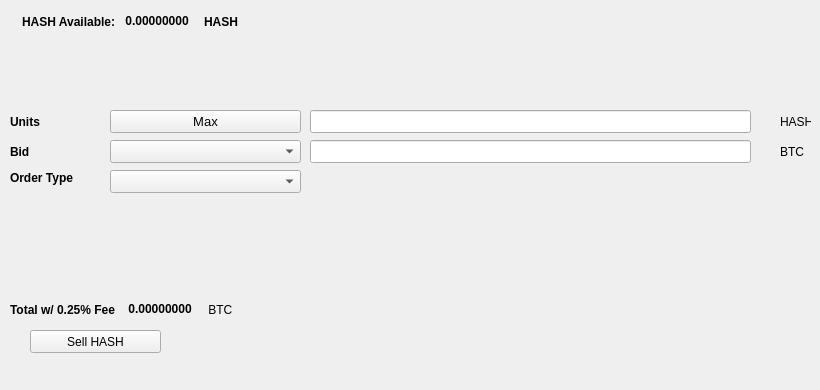
   <widget class="QWidget" name="SellTab">
    <attribute name="title">
     <string>Sell</string>
    </attribute>
    <widget class="QLabel" name="label_16">
     <property name="geometry">
      <rect>
       <x>780</x>
       <y>140</y>
       <width>31</width>
       <height>23</height>
      </rect>
     </property>
     <property name="text">
      <string>BTC</string>
     </property>
    </widget>
    <widget class="QComboBox" name="SellBidcomboBox">
     <property name="geometry">
      <rect>
       <x>110</x>
       <y>140</y>
       <width>191</width>
       <height>23</height>
      </rect>
     </property>
     <property name="font">
      <font>
       <pointsize>10</pointsize>
      </font>
     </property>
    </widget>
    <widget class="QLabel" name="label_18">
     <property name="geometry">
      <rect>
       <x>10</x>
       <y>110</y>
       <width>46</width>
       <height>23</height>
      </rect>
     </property>
     <property name="font">
      <font>
       <weight>75</weight>
       <bold>true</bold>
      </font>
     </property>
     <property name="text">
      <string>Units</string>
     </property>
    </widget>
    <widget class="QPushButton" name="Sell_Max_Amount">
     <property name="geometry">
      <rect>
       <x>110</x>
       <y>110</y>
       <width>191</width>
       <height>23</height>
      </rect>
     </property>
     <property name="font">
      <font>
       <pointsize>10</pointsize>
      </font>
     </property>
     <property name="text">
      <string>Max</string>
     </property>
    </widget>
    <widget class="QLabel" name="label_20">
     <property name="geometry">
      <rect>
       <x>10</x>
       <y>170</y>
       <width>91</width>
       <height>16</height>
      </rect>
     </property>
     <property name="font">
      <font>
       <weight>75</weight>
       <bold>true</bold>
      </font>
     </property>
     <property name="text">
      <string>Order Type</string>
     </property>
    </widget>
    <widget class="QComboBox" name="SellOrdertypeCombo">
     <property name="geometry">
      <rect>
       <x>110</x>
       <y>170</y>
       <width>191</width>
       <height>23</height>
      </rect>
     </property>
     <property name="font">
      <font>
       <pointsize>10</pointsize>
      </font>
     </property>
    </widget>
    <widget class="QLabel" name="label_21">
     <property name="geometry">
      <rect>
       <x>10</x>
       <y>140</y>
       <width>46</width>
       <height>23</height>
      </rect>
     </property>
     <property name="font">
      <font>
       <weight>75</weight>
       <bold>true</bold>
      </font>
     </property>
     <property name="text">
      <string>Bid</string>
     </property>
    </widget>
    <widget class="QLabel" name="label_22">
     <property name="geometry">
      <rect>
       <x>780</x>
       <y>110</y>
       <width>31</width>
       <height>23</height>
      </rect>
     </property>
     <property name="text">
      <string>HASH</string>
     </property>
    </widget>
    <widget class="QLineEdit" name="UnitsInputHASH">
     <property name="geometry">
      <rect>
       <x>310</x>
       <y>110</y>
       <width>441</width>
       <height>23</height>
      </rect>
     </property>
     <property name="font">
      <font>
       <pointsize>9</pointsize>
       <weight>75</weight>
       <bold>true</bold>
      </font>
     </property>
    </widget>
    <widget class="QLineEdit" name="SellBidPriceEdit">
     <property name="geometry">
      <rect>
       <x>310</x>
       <y>140</y>
       <width>441</width>
       <height>23</height>
      </rect>
     </property>
     <property name="font">
      <font>
       <pointsize>9</pointsize>
       <weight>75</weight>
       <bold>true</bold>
      </font>
     </property>
    </widget>
    <widget class="QPushButton" name="SellHASHBTN">
     <property name="geometry">
      <rect>
       <x>30</x>
       <y>330</y>
       <width>131</width>
       <height>23</height>
      </rect>
     </property>
     <property name="text">
      <string>Sell HASH</string>
     </property>
     <property name="icon">
      <iconset resource="../hash">
       <normaloff>:/icons/bitcoin</normaloff>:/icons/bitcoin</iconset>
     </property>
    </widget>
    <widget class="QWidget" name="layoutWidget3">
     <property name="geometry">
      <rect>
       <x>22</x>
       <y>12</y>
       <width>258</width>
       <height>19</height>
      </rect>
     </property>
     <layout class="QHBoxLayout" name="horizontalLayout">
      <item>
       <widget class="QLabel" name="label232_2">
        <property name="font">
         <font>
          <weight>75</weight>
          <bold>true</bold>
         </font>
        </property>
        <property name="text">
         <string>HASH Available:</string>
        </property>
       </widget>
      </item>
      <item>
       <widget class="QLabel" name="HASHAvailableLabel">
        <property name="palette">
         <palette>
          <active>
           <colorrole role="WindowText">
            <brush brushstyle="SolidPattern">
             <color alpha="255">
              <red>0</red>
              <green>0</green>
              <blue>0</blue>
             </color>
            </brush>
           </colorrole>
           <colorrole role="Button">
            <brush brushstyle="SolidPattern">
             <color alpha="255">
              <red>0</red>
              <green>170</green>
              <blue>0</blue>
             </color>
            </brush>
           </colorrole>
           <colorrole role="Light">
            <brush brushstyle="SolidPattern">
             <color alpha="255">
              <red>0</red>
              <green>255</green>
              <blue>0</blue>
             </color>
            </brush>
           </colorrole>
           <colorrole role="Midlight">
            <brush brushstyle="SolidPattern">
             <color alpha="255">
              <red>0</red>
              <green>212</green>
              <blue>0</blue>
             </color>
            </brush>
           </colorrole>
           <colorrole role="Dark">
            <brush brushstyle="SolidPattern">
             <color alpha="255">
              <red>0</red>
              <green>85</green>
              <blue>0</blue>
             </color>
            </brush>
           </colorrole>
           <colorrole role="Mid">
            <brush brushstyle="SolidPattern">
             <color alpha="255">
              <red>0</red>
              <green>113</green>
              <blue>0</blue>
             </color>
            </brush>
           </colorrole>
           <colorrole role="Text">
            <brush brushstyle="SolidPattern">
             <color alpha="255">
              <red>0</red>
              <green>170</green>
              <blue>0</blue>
             </color>
            </brush>
           </colorrole>
           <colorrole role="BrightText">
            <brush brushstyle="SolidPattern">
             <color alpha="255">
              <red>255</red>
              <green>255</green>
              <blue>255</blue>
             </color>
            </brush>
           </colorrole>
           <colorrole role="ButtonText">
            <brush brushstyle="SolidPattern">
             <color alpha="255">
              <red>0</red>
              <green>0</green>
              <blue>0</blue>
             </color>
            </brush>
           </colorrole>
           <colorrole role="Base">
            <brush brushstyle="SolidPattern">
             <color alpha="255">
              <red>255</red>
              <green>255</green>
              <blue>255</blue>
             </color>
            </brush>
           </colorrole>
           <colorrole role="Window">
            <brush brushstyle="SolidPattern">
             <color alpha="255">
              <red>0</red>
              <green>170</green>
              <blue>0</blue>
             </color>
            </brush>
           </colorrole>
           <colorrole role="Shadow">
            <brush brushstyle="SolidPattern">
             <color alpha="255">
              <red>0</red>
              <green>0</green>
              <blue>0</blue>
             </color>
            </brush>
           </colorrole>
           <colorrole role="AlternateBase">
            <brush brushstyle="SolidPattern">
             <color alpha="255">
              <red>127</red>
              <green>212</green>
              <blue>127</blue>
             </color>
            </brush>
           </colorrole>
           <colorrole role="ToolTipBase">
            <brush brushstyle="SolidPattern">
             <color alpha="255">
              <red>255</red>
              <green>255</green>
              <blue>220</blue>
             </color>
            </brush>
           </colorrole>
           <colorrole role="ToolTipText">
            <brush brushstyle="SolidPattern">
             <color alpha="255">
              <red>0</red>
              <green>0</green>
              <blue>0</blue>
             </color>
            </brush>
           </colorrole>
          </active>
          <inactive>
           <colorrole role="WindowText">
            <brush brushstyle="SolidPattern">
             <color alpha="255">
              <red>0</red>
              <green>0</green>
              <blue>0</blue>
             </color>
            </brush>
           </colorrole>
           <colorrole role="Button">
            <brush brushstyle="SolidPattern">
             <color alpha="255">
              <red>0</red>
              <green>170</green>
              <blue>0</blue>
             </color>
            </brush>
           </colorrole>
           <colorrole role="Light">
            <brush brushstyle="SolidPattern">
             <color alpha="255">
              <red>0</red>
              <green>255</green>
              <blue>0</blue>
             </color>
            </brush>
           </colorrole>
           <colorrole role="Midlight">
            <brush brushstyle="SolidPattern">
             <color alpha="255">
              <red>0</red>
              <green>212</green>
              <blue>0</blue>
             </color>
            </brush>
           </colorrole>
           <colorrole role="Dark">
            <brush brushstyle="SolidPattern">
             <color alpha="255">
              <red>0</red>
              <green>85</green>
              <blue>0</blue>
             </color>
            </brush>
           </colorrole>
           <colorrole role="Mid">
            <brush brushstyle="SolidPattern">
             <color alpha="255">
              <red>0</red>
              <green>113</green>
              <blue>0</blue>
             </color>
            </brush>
           </colorrole>
           <colorrole role="Text">
            <brush brushstyle="SolidPattern">
             <color alpha="255">
              <red>0</red>
              <green>170</green>
              <blue>0</blue>
             </color>
            </brush>
           </colorrole>
           <colorrole role="BrightText">
            <brush brushstyle="SolidPattern">
             <color alpha="255">
              <red>255</red>
              <green>255</green>
              <blue>255</blue>
             </color>
            </brush>
           </colorrole>
           <colorrole role="ButtonText">
            <brush brushstyle="SolidPattern">
             <color alpha="255">
              <red>0</red>
              <green>0</green>
              <blue>0</blue>
             </color>
            </brush>
           </colorrole>
           <colorrole role="Base">
            <brush brushstyle="SolidPattern">
             <color alpha="255">
              <red>255</red>
              <green>255</green>
              <blue>255</blue>
             </color>
            </brush>
           </colorrole>
           <colorrole role="Window">
            <brush brushstyle="SolidPattern">
             <color alpha="255">
              <red>0</red>
              <green>170</green>
              <blue>0</blue>
             </color>
            </brush>
           </colorrole>
           <colorrole role="Shadow">
            <brush brushstyle="SolidPattern">
             <color alpha="255">
              <red>0</red>
              <green>0</green>
              <blue>0</blue>
             </color>
            </brush>
           </colorrole>
           <colorrole role="AlternateBase">
            <brush brushstyle="SolidPattern">
             <color alpha="255">
              <red>127</red>
              <green>212</green>
              <blue>127</blue>
             </color>
            </brush>
           </colorrole>
           <colorrole role="ToolTipBase">
            <brush brushstyle="SolidPattern">
             <color alpha="255">
              <red>255</red>
              <green>255</green>
              <blue>220</blue>
             </color>
            </brush>
           </colorrole>
           <colorrole role="ToolTipText">
            <brush brushstyle="SolidPattern">
             <color alpha="255">
              <red>0</red>
              <green>0</green>
              <blue>0</blue>
             </color>
            </brush>
           </colorrole>
          </inactive>
          <disabled>
           <colorrole role="WindowText">
            <brush brushstyle="SolidPattern">
             <color alpha="255">
              <red>0</red>
              <green>85</green>
              <blue>0</blue>
             </color>
            </brush>
           </colorrole>
           <colorrole role="Button">
            <brush brushstyle="SolidPattern">
             <color alpha="255">
              <red>0</red>
              <green>170</green>
              <blue>0</blue>
             </color>
            </brush>
           </colorrole>
           <colorrole role="Light">
            <brush brushstyle="SolidPattern">
             <color alpha="255">
              <red>0</red>
              <green>255</green>
              <blue>0</blue>
             </color>
            </brush>
           </colorrole>
           <colorrole role="Midlight">
            <brush brushstyle="SolidPattern">
             <color alpha="255">
              <red>0</red>
              <green>212</green>
              <blue>0</blue>
             </color>
            </brush>
           </colorrole>
           <colorrole role="Dark">
            <brush brushstyle="SolidPattern">
             <color alpha="255">
              <red>0</red>
              <green>85</green>
              <blue>0</blue>
             </color>
            </brush>
           </colorrole>
           <colorrole role="Mid">
            <brush brushstyle="SolidPattern">
             <color alpha="255">
              <red>0</red>
              <green>113</green>
              <blue>0</blue>
             </color>
            </brush>
           </colorrole>
           <colorrole role="Text">
            <brush brushstyle="SolidPattern">
             <color alpha="255">
              <red>0</red>
              <green>85</green>
              <blue>0</blue>
             </color>
            </brush>
           </colorrole>
           <colorrole role="BrightText">
            <brush brushstyle="SolidPattern">
             <color alpha="255">
              <red>255</red>
              <green>255</green>
              <blue>255</blue>
             </color>
            </brush>
           </colorrole>
           <colorrole role="ButtonText">
            <brush brushstyle="SolidPattern">
             <color alpha="255">
              <red>0</red>
              <green>85</green>
              <blue>0</blue>
             </color>
            </brush>
           </colorrole>
           <colorrole role="Base">
            <brush brushstyle="SolidPattern">
             <color alpha="255">
              <red>0</red>
              <green>170</green>
              <blue>0</blue>
             </color>
            </brush>
           </colorrole>
           <colorrole role="Window">
            <brush brushstyle="SolidPattern">
             <color alpha="255">
              <red>0</red>
              <green>170</green>
              <blue>0</blue>
             </color>
            </brush>
           </colorrole>
           <colorrole role="Shadow">
            <brush brushstyle="SolidPattern">
             <color alpha="255">
              <red>0</red>
              <green>0</green>
              <blue>0</blue>
             </color>
            </brush>
           </colorrole>
           <colorrole role="AlternateBase">
            <brush brushstyle="SolidPattern">
             <color alpha="255">
              <red>0</red>
              <green>170</green>
              <blue>0</blue>
             </color>
            </brush>
           </colorrole>
           <colorrole role="ToolTipBase">
            <brush brushstyle="SolidPattern">
             <color alpha="255">
              <red>255</red>
              <green>255</green>
              <blue>220</blue>
             </color>
            </brush>
           </colorrole>
           <colorrole role="ToolTipText">
            <brush brushstyle="SolidPattern">
             <color alpha="255">
              <red>0</red>
              <green>0</green>
              <blue>0</blue>
             </color>
            </brush>
           </colorrole>
          </disabled>
         </palette>
        </property>
        <property name="font">
         <font>
          <weight>75</weight>
          <bold>true</bold>
         </font>
        </property>
        <property name="text">
         <string> 0.00000000 </string>
        </property>
        <property name="textInteractionFlags">
         <set>Qt::LinksAccessibleByMouse|Qt::TextSelectableByKeyboard|Qt::TextSelectableByMouse</set>
        </property>
       </widget>
      </item>
      <item>
       <widget class="QLabel" name="labelHASH">
        <property name="font">
         <font>
          <weight>75</weight>
          <bold>true</bold>
         </font>
        </property>
        <property name="text">
         <string>HASH</string>
        </property>
       </widget>
      </item>
     </layout>
    </widget>
    <widget class="QWidget" name="layoutWidget">
     <property name="geometry">
      <rect>
       <x>10</x>
       <y>300</y>
       <width>268</width>
       <height>19</height>
      </rect>
     </property>
     <layout class="QHBoxLayout" name="horizontalLayout_2">
      <item>
       <widget class="QLabel" name="label_19">
        <property name="font">
         <font>
          <weight>75</weight>
          <bold>true</bold>
         </font>
        </property>
        <property name="text">
         <string>Total w/ 0.25% Fee </string>
        </property>
       </widget>
      </item>
      <item>
       <widget class="QLabel" name="SellCostLabel">
        <property name="palette">
         <palette>
          <active>
           <colorrole role="WindowText">
            <brush brushstyle="SolidPattern">
             <color alpha="255">
              <red>0</red>
              <green>0</green>
              <blue>0</blue>
             </color>
            </brush>
           </colorrole>
           <colorrole role="Button">
            <brush brushstyle="SolidPattern">
             <color alpha="255">
              <red>0</red>
              <green>170</green>
              <blue>0</blue>
             </color>
            </brush>
           </colorrole>
           <colorrole role="Light">
            <brush brushstyle="SolidPattern">
             <color alpha="255">
              <red>0</red>
              <green>255</green>
              <blue>0</blue>
             </color>
            </brush>
           </colorrole>
           <colorrole role="Midlight">
            <brush brushstyle="SolidPattern">
             <color alpha="255">
              <red>0</red>
              <green>212</green>
              <blue>0</blue>
             </color>
            </brush>
           </colorrole>
           <colorrole role="Dark">
            <brush brushstyle="SolidPattern">
             <color alpha="255">
              <red>0</red>
              <green>85</green>
              <blue>0</blue>
             </color>
            </brush>
           </colorrole>
           <colorrole role="Mid">
            <brush brushstyle="SolidPattern">
             <color alpha="255">
              <red>0</red>
              <green>113</green>
              <blue>0</blue>
             </color>
            </brush>
           </colorrole>
           <colorrole role="Text">
            <brush brushstyle="SolidPattern">
             <color alpha="255">
              <red>0</red>
              <green>170</green>
              <blue>0</blue>
             </color>
            </brush>
           </colorrole>
           <colorrole role="BrightText">
            <brush brushstyle="SolidPattern">
             <color alpha="255">
              <red>255</red>
              <green>255</green>
              <blue>255</blue>
             </color>
            </brush>
           </colorrole>
           <colorrole role="ButtonText">
            <brush brushstyle="SolidPattern">
             <color alpha="255">
              <red>0</red>
              <green>0</green>
              <blue>0</blue>
             </color>
            </brush>
           </colorrole>
           <colorrole role="Base">
            <brush brushstyle="SolidPattern">
             <color alpha="255">
              <red>255</red>
              <green>255</green>
              <blue>255</blue>
             </color>
            </brush>
           </colorrole>
           <colorrole role="Window">
            <brush brushstyle="SolidPattern">
             <color alpha="255">
              <red>0</red>
              <green>170</green>
              <blue>0</blue>
             </color>
            </brush>
           </colorrole>
           <colorrole role="Shadow">
            <brush brushstyle="SolidPattern">
             <color alpha="255">
              <red>0</red>
              <green>0</green>
              <blue>0</blue>
             </color>
            </brush>
           </colorrole>
           <colorrole role="AlternateBase">
            <brush brushstyle="SolidPattern">
             <color alpha="255">
              <red>127</red>
              <green>212</green>
              <blue>127</blue>
             </color>
            </brush>
           </colorrole>
           <colorrole role="ToolTipBase">
            <brush brushstyle="SolidPattern">
             <color alpha="255">
              <red>255</red>
              <green>255</green>
              <blue>220</blue>
             </color>
            </brush>
           </colorrole>
           <colorrole role="ToolTipText">
            <brush brushstyle="SolidPattern">
             <color alpha="255">
              <red>0</red>
              <green>0</green>
              <blue>0</blue>
             </color>
            </brush>
           </colorrole>
          </active>
          <inactive>
           <colorrole role="WindowText">
            <brush brushstyle="SolidPattern">
             <color alpha="255">
              <red>0</red>
              <green>0</green>
              <blue>0</blue>
             </color>
            </brush>
           </colorrole>
           <colorrole role="Button">
            <brush brushstyle="SolidPattern">
             <color alpha="255">
              <red>0</red>
              <green>170</green>
              <blue>0</blue>
             </color>
            </brush>
           </colorrole>
           <colorrole role="Light">
            <brush brushstyle="SolidPattern">
             <color alpha="255">
              <red>0</red>
              <green>255</green>
              <blue>0</blue>
             </color>
            </brush>
           </colorrole>
           <colorrole role="Midlight">
            <brush brushstyle="SolidPattern">
             <color alpha="255">
              <red>0</red>
              <green>212</green>
              <blue>0</blue>
             </color>
            </brush>
           </colorrole>
           <colorrole role="Dark">
            <brush brushstyle="SolidPattern">
             <color alpha="255">
              <red>0</red>
              <green>85</green>
              <blue>0</blue>
             </color>
            </brush>
           </colorrole>
           <colorrole role="Mid">
            <brush brushstyle="SolidPattern">
             <color alpha="255">
              <red>0</red>
              <green>113</green>
              <blue>0</blue>
             </color>
            </brush>
           </colorrole>
           <colorrole role="Text">
            <brush brushstyle="SolidPattern">
             <color alpha="255">
              <red>0</red>
              <green>170</green>
              <blue>0</blue>
             </color>
            </brush>
           </colorrole>
           <colorrole role="BrightText">
            <brush brushstyle="SolidPattern">
             <color alpha="255">
              <red>255</red>
              <green>255</green>
              <blue>255</blue>
             </color>
            </brush>
           </colorrole>
           <colorrole role="ButtonText">
            <brush brushstyle="SolidPattern">
             <color alpha="255">
              <red>0</red>
              <green>0</green>
              <blue>0</blue>
             </color>
            </brush>
           </colorrole>
           <colorrole role="Base">
            <brush brushstyle="SolidPattern">
             <color alpha="255">
              <red>255</red>
              <green>255</green>
              <blue>255</blue>
             </color>
            </brush>
           </colorrole>
           <colorrole role="Window">
            <brush brushstyle="SolidPattern">
             <color alpha="255">
              <red>0</red>
              <green>170</green>
              <blue>0</blue>
             </color>
            </brush>
           </colorrole>
           <colorrole role="Shadow">
            <brush brushstyle="SolidPattern">
             <color alpha="255">
              <red>0</red>
              <green>0</green>
              <blue>0</blue>
             </color>
            </brush>
           </colorrole>
           <colorrole role="AlternateBase">
            <brush brushstyle="SolidPattern">
             <color alpha="255">
              <red>127</red>
              <green>212</green>
              <blue>127</blue>
             </color>
            </brush>
           </colorrole>
           <colorrole role="ToolTipBase">
            <brush brushstyle="SolidPattern">
             <color alpha="255">
              <red>255</red>
              <green>255</green>
              <blue>220</blue>
             </color>
            </brush>
           </colorrole>
           <colorrole role="ToolTipText">
            <brush brushstyle="SolidPattern">
             <color alpha="255">
              <red>0</red>
              <green>0</green>
              <blue>0</blue>
             </color>
            </brush>
           </colorrole>
          </inactive>
          <disabled>
           <colorrole role="WindowText">
            <brush brushstyle="SolidPattern">
             <color alpha="255">
              <red>0</red>
              <green>85</green>
              <blue>0</blue>
             </color>
            </brush>
           </colorrole>
           <colorrole role="Button">
            <brush brushstyle="SolidPattern">
             <color alpha="255">
              <red>0</red>
              <green>170</green>
              <blue>0</blue>
             </color>
            </brush>
           </colorrole>
           <colorrole role="Light">
            <brush brushstyle="SolidPattern">
             <color alpha="255">
              <red>0</red>
              <green>255</green>
              <blue>0</blue>
             </color>
            </brush>
           </colorrole>
           <colorrole role="Midlight">
            <brush brushstyle="SolidPattern">
             <color alpha="255">
              <red>0</red>
              <green>212</green>
              <blue>0</blue>
             </color>
            </brush>
           </colorrole>
           <colorrole role="Dark">
            <brush brushstyle="SolidPattern">
             <color alpha="255">
              <red>0</red>
              <green>85</green>
              <blue>0</blue>
             </color>
            </brush>
           </colorrole>
           <colorrole role="Mid">
            <brush brushstyle="SolidPattern">
             <color alpha="255">
              <red>0</red>
              <green>113</green>
              <blue>0</blue>
             </color>
            </brush>
           </colorrole>
           <colorrole role="Text">
            <brush brushstyle="SolidPattern">
             <color alpha="255">
              <red>0</red>
              <green>85</green>
              <blue>0</blue>
             </color>
            </brush>
           </colorrole>
           <colorrole role="BrightText">
            <brush brushstyle="SolidPattern">
             <color alpha="255">
              <red>255</red>
              <green>255</green>
              <blue>255</blue>
             </color>
            </brush>
           </colorrole>
           <colorrole role="ButtonText">
            <brush brushstyle="SolidPattern">
             <color alpha="255">
              <red>0</red>
              <green>85</green>
              <blue>0</blue>
             </color>
            </brush>
           </colorrole>
           <colorrole role="Base">
            <brush brushstyle="SolidPattern">
             <color alpha="255">
              <red>0</red>
              <green>170</green>
              <blue>0</blue>
             </color>
            </brush>
           </colorrole>
           <colorrole role="Window">
            <brush brushstyle="SolidPattern">
             <color alpha="255">
              <red>0</red>
              <green>170</green>
              <blue>0</blue>
             </color>
            </brush>
           </colorrole>
           <colorrole role="Shadow">
            <brush brushstyle="SolidPattern">
             <color alpha="255">
              <red>0</red>
              <green>0</green>
              <blue>0</blue>
             </color>
            </brush>
           </colorrole>
           <colorrole role="AlternateBase">
            <brush brushstyle="SolidPattern">
             <color alpha="255">
              <red>0</red>
              <green>170</green>
              <blue>0</blue>
             </color>
            </brush>
           </colorrole>
           <colorrole role="ToolTipBase">
            <brush brushstyle="SolidPattern">
             <color alpha="255">
              <red>255</red>
              <green>255</green>
              <blue>220</blue>
             </color>
            </brush>
           </colorrole>
           <colorrole role="ToolTipText">
            <brush brushstyle="SolidPattern">
             <color alpha="255">
              <red>0</red>
              <green>0</green>
              <blue>0</blue>
             </color>
            </brush>
           </colorrole>
          </disabled>
         </palette>
        </property>
        <property name="font">
         <font>
          <weight>75</weight>
          <bold>true</bold>
         </font>
        </property>
        <property name="autoFillBackground">
         <bool>false</bool>
        </property>
        <property name="text">
         <string> 0.00000000</string>
        </property>
        <property name="textInteractionFlags">
         <set>Qt::LinksAccessibleByMouse|Qt::TextSelectableByMouse</set>
        </property>
       </widget>
      </item>
      <item>
       <widget class="QLabel" name="label_17">
        <property name="font">
         <font>
          <weight>50</weight>
          <bold>false</bold>
         </font>
        </property>
        <property name="text">
         <string> BTC</string>
        </property>
       </widget>
      </item>
     </layout>
    </widget>
    <widget class="QLabel" name="label_23">
     <property name="geometry">
      <rect>
       <x>460</x>
       <y>300</y>
       <width>281</width>
       <height>81</height>
      </rect>
     </property>
     <property name="text">
      <string/>
     </property>
     <property name="pixmap">
      <pixmap>:/images/bittrex</pixmap>
     </property>
    </widget>
   </widget>
